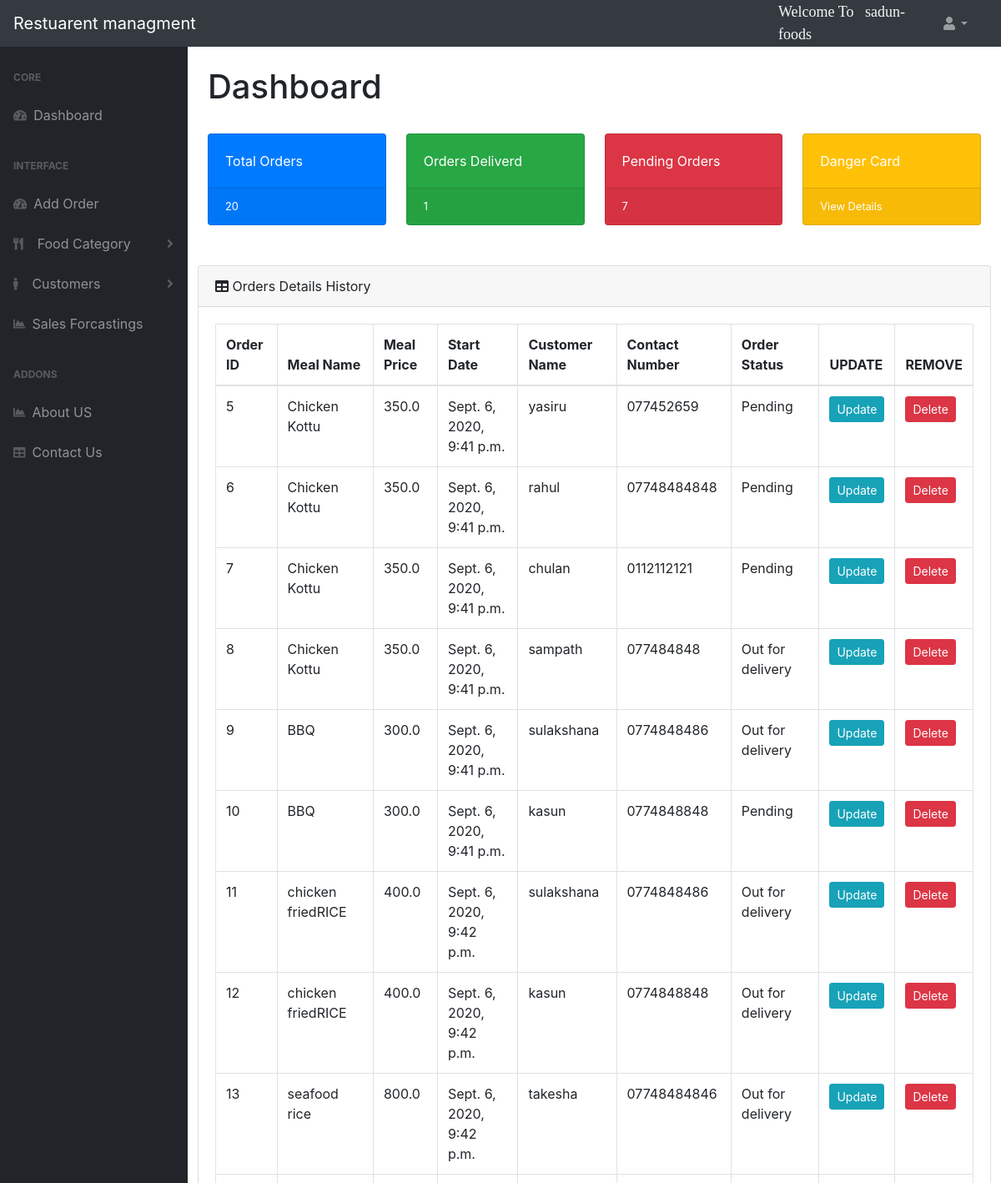
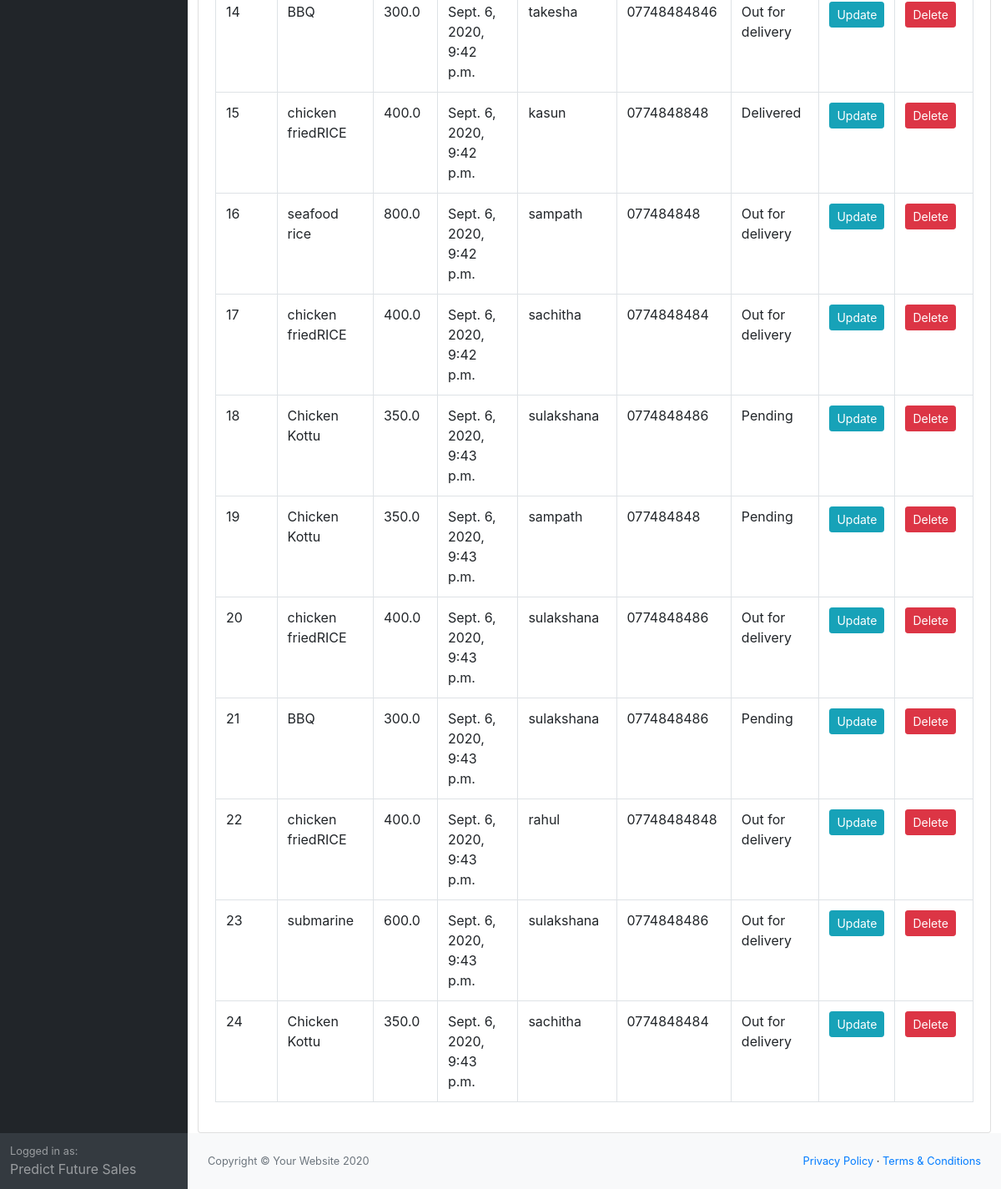
Page /dashboard/ (signed in) on the earlier database version (2 pictures, top to bottom).
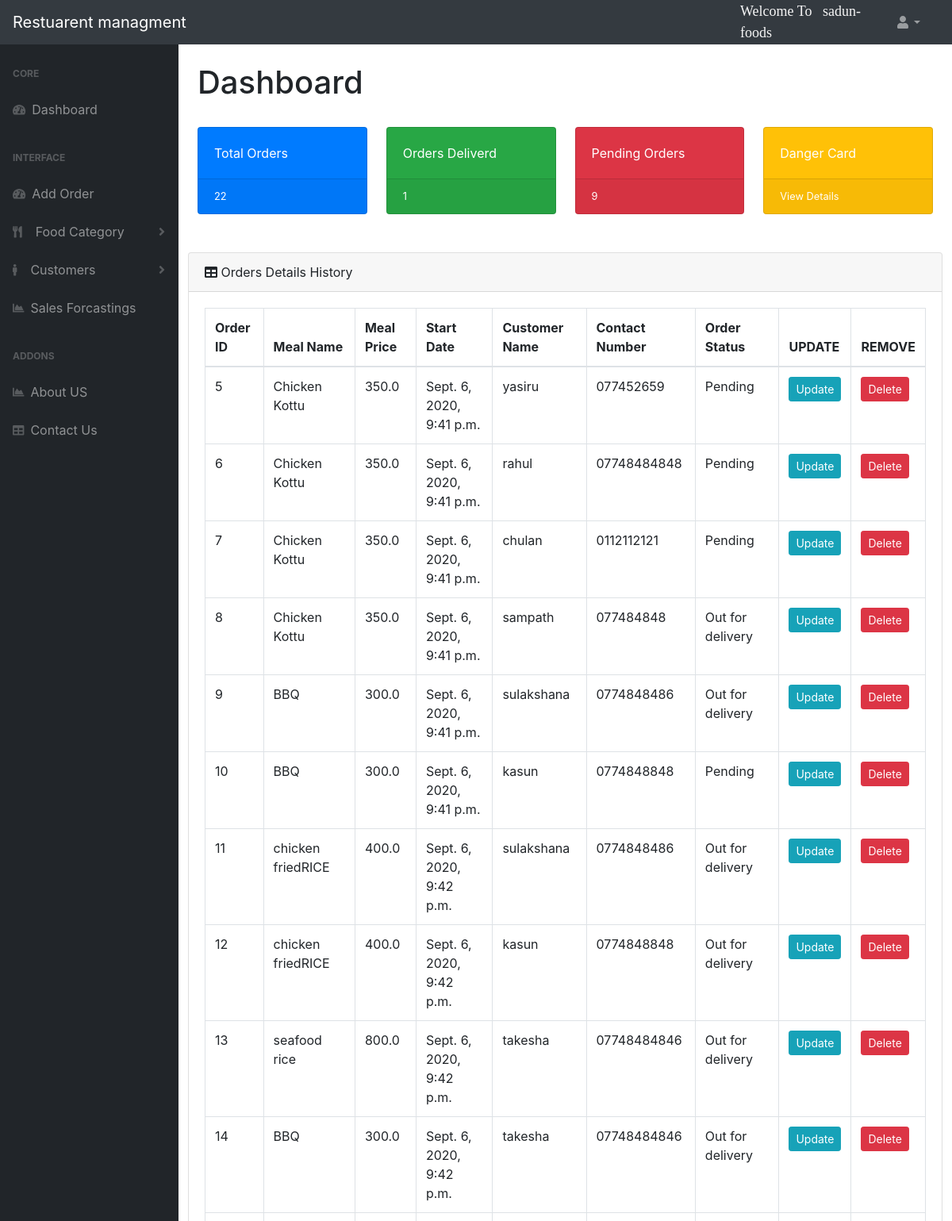
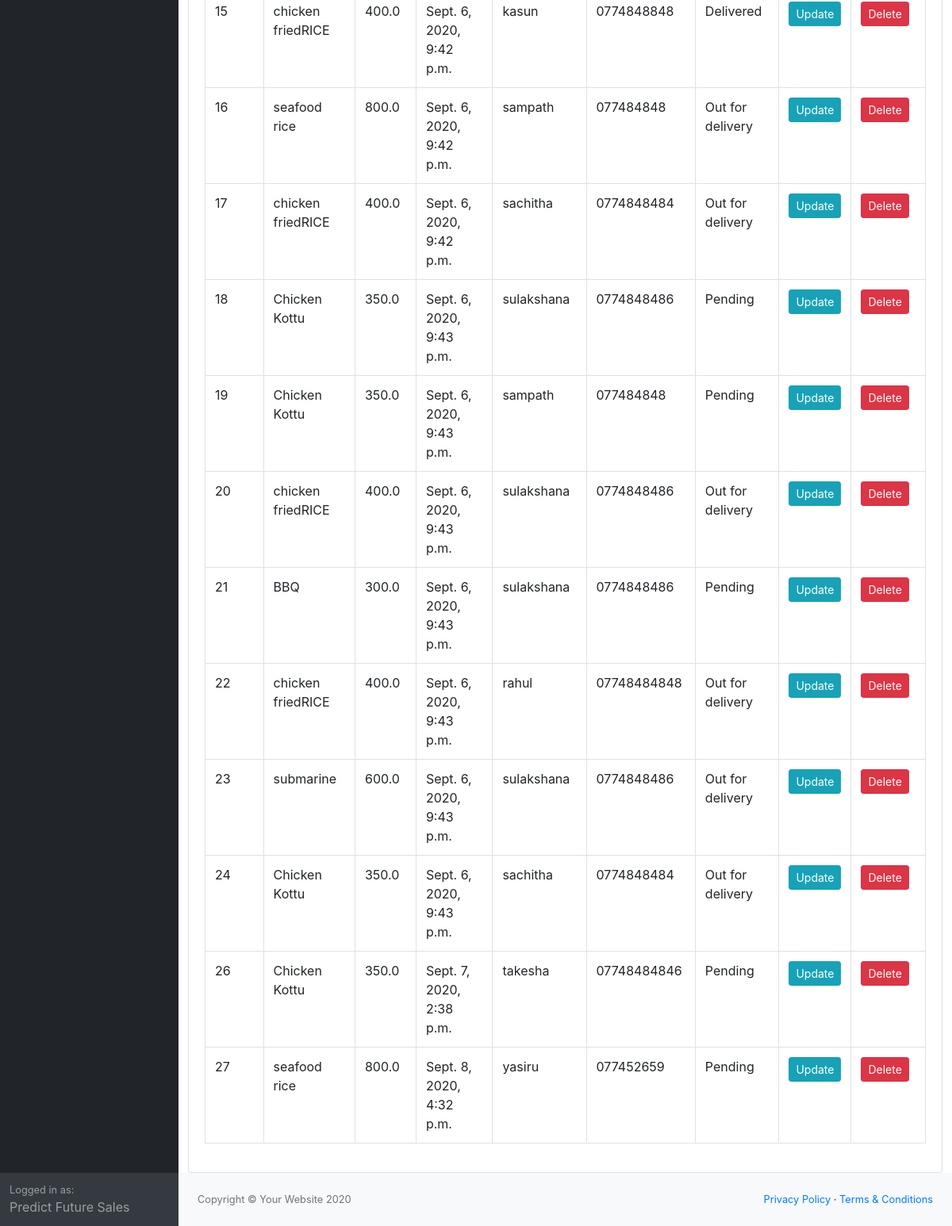
Same page on the later database version (2 pictures, top to bottom).
### accounts/models.py (models this page shows, shortened)
class Order(models.Model):
		STATUS = (
				('Pending', 'Pending'),
				('Out for delivery', 'Out for delivery'),
				('Delivered', 'Delivered'),
				)
		customer = models.ForeignKey(Customer, null=True, on_delete= models.SET_NULL)
		meal = models.ForeignKey(Meal, null=True, on_delete= models.SET_NULL)
		date_created = models.DateTimeField(auto_now_add=True, null=True)
		qty=models.IntegerField(null=True)
		status = models.CharField(max_length=200, null=True, choices=STATUS)
		user = models.ForeignKey(User,on_delete=models.CASCADE)

class Meal(models.Model):
		meal_name=models.CharField(max_length=200, null=True)
		price = models.FloatField(null=True)
		description = models.CharField(max_length=200, null=True)
		tags = models.ManyToManyField(Tag)
		user = models.ForeignKey(User,on_delete=models.CASCADE)

class Customer(models.Model):
		name = models.CharField(max_length=200, null=True)
		contact_number = models.CharField(max_length=200, null=True)
		email = models.CharField(max_length=200, null=True)
		Address = models.CharField(max_length=200, null=True)
		user = models.ForeignKey(User,on_delete=models.CASCADE)
		def __str__(self):
			return self.name

### accounts/views.py (the view)
# urls.py: path('dashboard/', views.home, name="home"),
@login_required(login_url='log')
def home(request):
	customers = Customer.objects.filter(user=request.user)
	orders = Order.objects.filter(user=request.user)
	total_customers = customers.count()
	total_orders = orders.count()
	delivered = orders.filter(status='Delivered').count()
	pending = orders.filter(status='Pending').count()
	context = {'orders':orders, 'customers':customers,
	'order_count':total_orders,'total_deliverd':delivered,
	'total_pending':pending }
	return render(request, 'dashboard.html',context)

### accounts/templates/dashboard.html
{%  extends 'main.html' %}
      {% block content %}
      {%  include 'navbar.html' %}
      {%  include 'side_menu_bar.html' %}
            <div id="layoutSidenav_content">
                <main>
                    <div class="container-fluid">
                        <h1 class="mt-4">Dashboard</h1>
                       <br>
                       {%  include 'status.html' %}
                       <br>
                        <div class="row">
                            <div class="card mb-8">
                                <div class="card-header">
                                    <i class="fas fa-table mr-6"></i>
                                        Orders Details History
                                </div>
                                 <div class="card-body">
                                    <div class="table-responsive">
                                        <table class="table table-bordered" id="dataTable" width="100%" cellspacing="0">
                                             <thead>
                                                 <tr>
                                                    <th>Order ID</th>
                                                    <th>Meal Name</th>
                                                    <th>Meal Price</th>
                                                    <th>Start Date</th>
                                                    <th>Customer Name</th>
                                                    <th>Contact Number</th>
                                                    <th>Order Status</th>
                                                    <th>UPDATE</th>
                                                    <th>REMOVE</th>
                                                </tr>
                                            </thead>
                                            <tbody>
                                                {% for order in orders %}
                                                <tr>
                                                    <td>{{order.id}}</td>
                                                    <td>{{order.meal.meal_name}}</td>
                                                    <td>{{order.meal.price}}</td>
                                                    <td>{{order.date_created}}</td>
                                                    <td>{{order.customer}}</td>
                                                    <td>{{order.customer.contact_number}}</td>
                                                    <td>{{order.status}}</td>
                                                    <td><a class="btn btn-sm btn-info" href="{% url 'update_order' order.id %}">Update</a></td>
                                                    <td><a class="btn btn-sm btn-danger" href="{% url 'delete_order' order.id %}">Delete</a></td>
                                                </tr>
                                            {% endfor %}
                                             </tbody>
                                        </table>
                                    </div>
                                </div>
                            </div>
                        </div>
                </main>
                <footer class="py-4 bg-light mt-auto">
                    <div class="container-fluid">
                        <div class="d-flex align-items-center justify-content-between small">
                            <div class="text-muted">Copyright &copy; Your Website 2020</div>
                            <div>
                                <a href="#">Privacy Policy</a>
                                &middot;
                                <a href="#">Terms &amp; Conditions</a>
                            </div>
                        </div>
                    </div>
                </footer>
            </div>
        </div>
        {% endblock %}

Differences in the rows shown:
added Order: id "26", meal.meal_name "Chicken Kottu", meal.price "350.0", date_created "Sept. 7, 2020, 2:38 p.m.", customer "takesha", customer.contact_number "07748484846", status "Pending"
added Order: id "27", meal.meal_name "seafood rice", meal.price "800.0", date_created "Sept. 8, 2020, 4:32 p.m.", customer "yasiru", customer.contact_number "077452659", status "Pending"
Other differences:
{{ order_count }}: "20" → "22"
{{ total_pending }}: "7" → "9"
